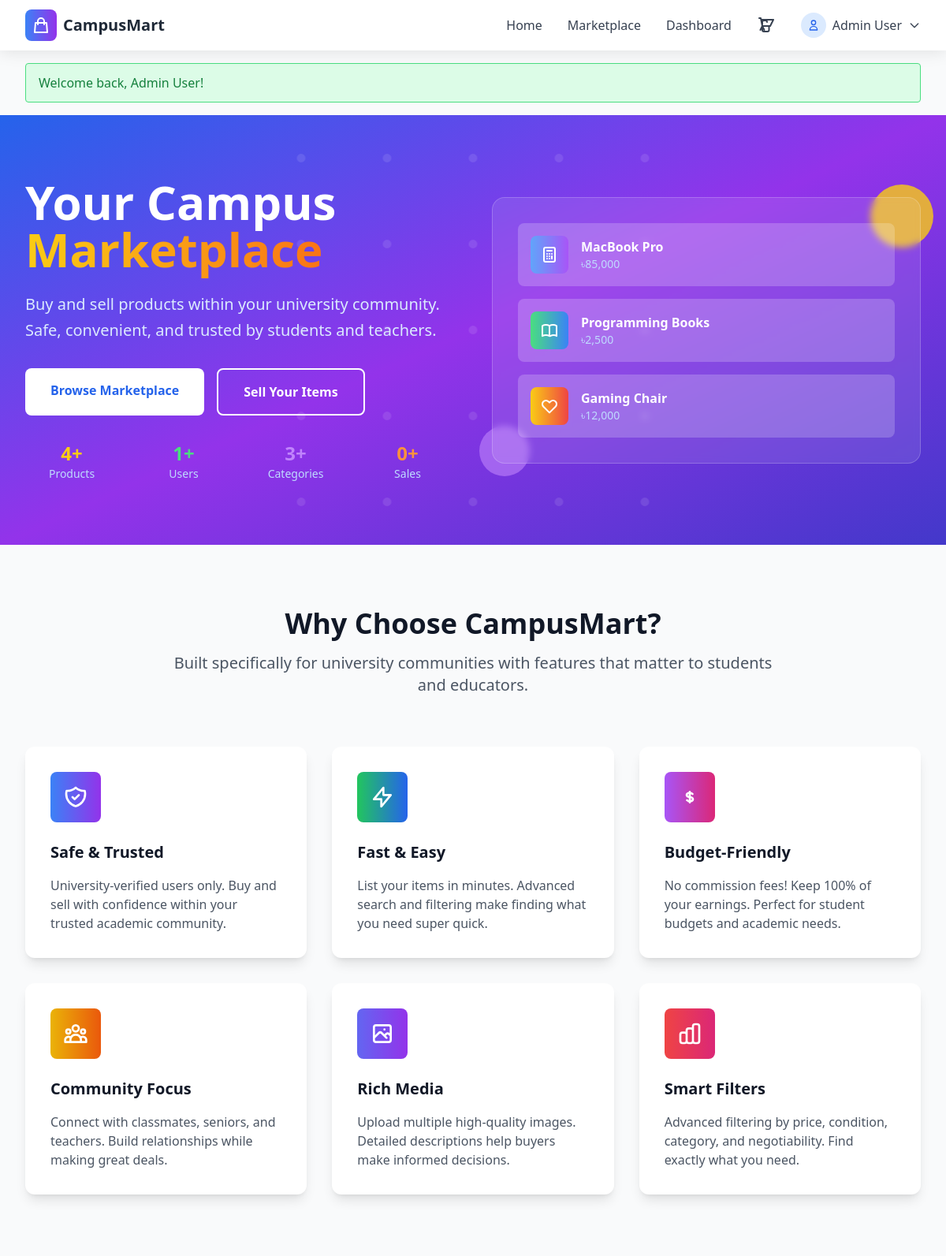
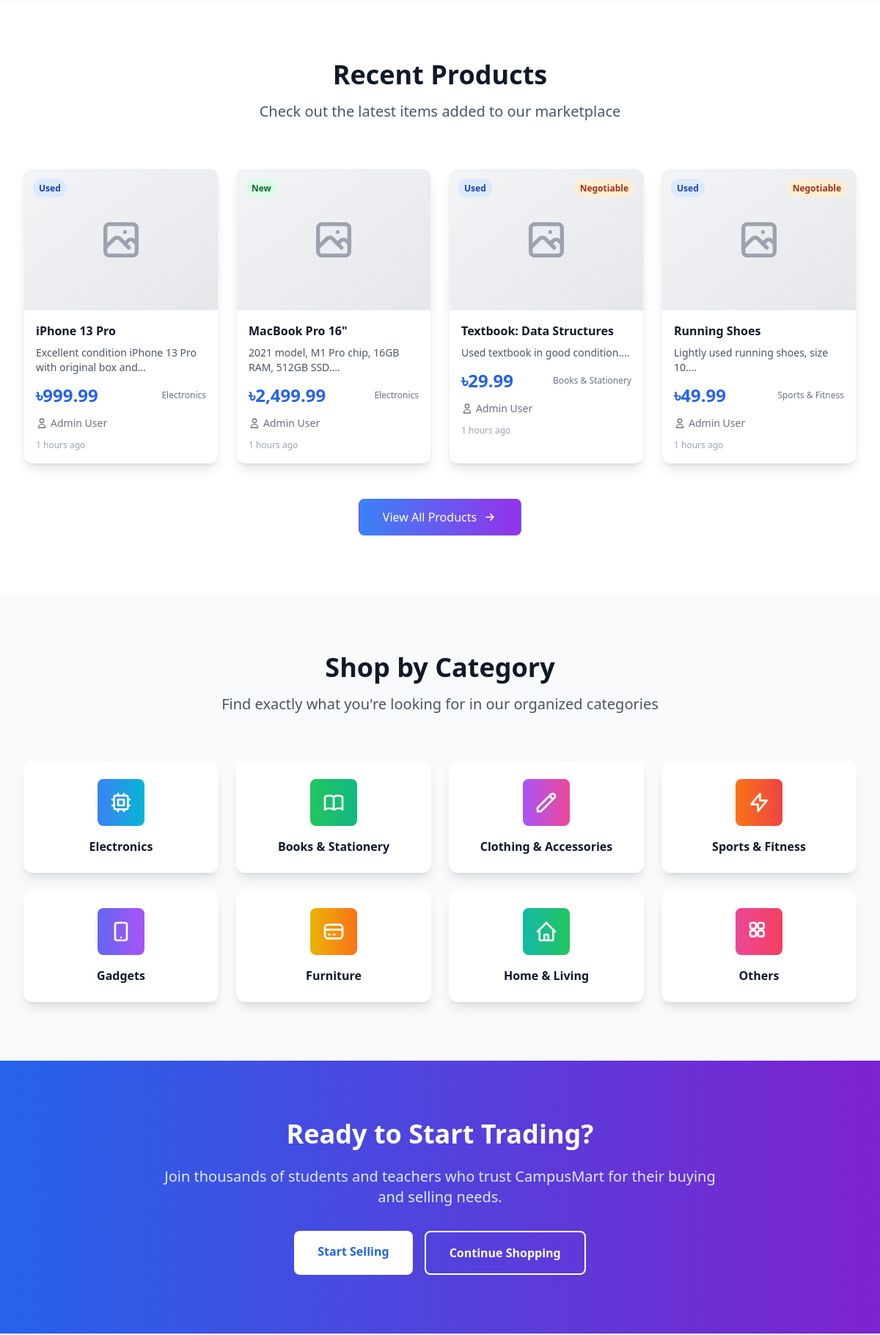
The page / (signed in, upper part) on the database its author committed (2 pictures, top to bottom).
### tables this page shows
CREATE TABLE users (
    id INT PRIMARY KEY AUTO_INCREMENT,
    name VARCHAR(100) NOT NULL,
    email VARCHAR(100) UNIQUE NOT NULL,
    phone VARCHAR(20) NOT NULL,
    university VARCHAR(100) NOT NULL,
    password VARCHAR(255) NOT NULL,
    created_at TIMESTAMP DEFAULT CURRENT_TIMESTAMP,
    updated_at TIMESTAMP DEFAULT CURRENT_TIMESTAMP ON UPDATE CURRENT_TIMESTAMP
);

CREATE TABLE products (
    id INT PRIMARY KEY AUTO_INCREMENT,
    user_id INT NOT NULL,
    title VARCHAR(200) NOT NULL,
    description TEXT NOT NULL,
    price DECIMAL(10,2) NOT NULL,
    category VARCHAR(50) NOT NULL,
    condition_type ENUM('new', 'used') NOT NULL,
    negotiable ENUM('yes', 'no') NOT NULL,
    status ENUM('active', 'sold', 'inactive') DEFAULT 'active',
    created_at TIMESTAMP DEFAULT CURRENT_TIMESTAMP,
    updated_at TIMESTAMP DEFAULT CURRENT_TIMESTAMP ON UPDATE CURRENT_TIMESTAMP,
    FOREIGN KEY (user_id) REFERENCES users(id) ON DELETE CASCADE
);

### index.php (the view, shortened to what the rows shown need)
<?php
require_once 'includes/header.php';
try {
    $stmt = $pdo->prepare("
        SELECT p.*, u.name as seller_name,
               (SELECT image_path FROM product_images pi WHERE pi.product_id = p.id ORDER BY image_order LIMIT 1) as first_image
        FROM products p
        JOIN users u ON p.user_id = u.id
        WHERE p.status = 'active'
        ORDER BY p.created_at DESC
        LIMIT 8
    ");
    $stmt->execute();
    $featured_products = $stmt->fetchAll();
} catch (Exception $e) {
    $featured_products = [];
}
?>
<section class="relative bg-gradient-to-br from-blue-600 via-purple-600 to-indigo-700 text-white overflow-hidden">
    <div class="relative max-w-7xl mx-auto px-4 sm:px-6 lg:px-8 py-20">
        <div class="grid grid-cols-1 lg:grid-cols-2 gap-12 items-center">
            <div class="animate-fadeIn">
                <h1 class="text-5xl lg:text-6xl font-bold mb-6 leading-tight">
                    Your Campus
                    <span class="bg-gradient-to-r from-yellow-400 to-orange-500 bg-clip-text text-transparent">
                    </span>
                </h1>
            </div>
        </div>
    </div>
</section>
<section class="py-20 bg-gray-50">
    <div class="max-w-7xl mx-auto px-4 sm:px-6 lg:px-8">
        <div class="text-center mb-16">
            <h2 class="text-4xl font-bold text-gray-900 mb-4">Why Choose CampusMart?</h2>
        </div>
    </div>
</section>
<?php if (!empty($featured_products)): ?>
<section class="py-20 bg-white">
    <div class="max-w-7xl mx-auto px-4 sm:px-6 lg:px-8">
        <div class="text-center mb-16">
            <h2 class="text-4xl font-bold text-gray-900 mb-4">Recent Products</h2>
        </div>
        <div class="grid grid-cols-1 sm:grid-cols-2 lg:grid-cols-4 gap-6 mb-12">
            <?php foreach (array_slice($featured_products, 0, 8) as $product): ?>
                <div class="bg-white rounded-xl shadow-lg overflow-hidden hover:shadow-xl transition-all duration-300 hover-scale border border-gray-100">
                    <div class="h-48 bg-gray-200 relative overflow-hidden">
                        <?php if ($product['first_image']): ?>
                            <img src="<?php echo UPLOAD_URL . $product['first_image']; ?>"
                                 alt="<?php echo htmlspecialchars($product['title']); ?>"
                                 class="w-full h-full object-cover">
                        <?php else: ?>
                            <div class="w-full h-full flex items-center justify-center bg-gradient-to-br from-gray-100 to-gray-200">
                            </div>
                        <?php endif; ?>
                        <div class="absolute top-3 left-3">
                            <span class="px-2 py-1 text-xs font-semibold rounded-full <?php echo $product['condition_type'] === 'new' ? 'bg-green-100 text-green-800' : 'bg-blue-100 text-blue-800'; ?>">
                                <?php echo ucfirst($product['condition_type']); ?>
                            </span>
                        </div>
                        <?php if ($product['negotiable'] === 'yes'): ?>
                            <div class="absolute top-3 right-3">
                                <span class="px-2 py-1 text-xs font-semibold rounded-full bg-orange-100 text-orange-800">
                                    Negotiable
                                </span>
                            </div>
                        <?php endif; ?>
                    </div>
                    <div class="p-4">
                        <h3 class="font-semibold text-gray-900 mb-2 line-clamp-2"><?php echo htmlspecialchars($product['title']); ?></h3>
                        <p class="text-sm text-gray-600 mb-3 line-clamp-2"><?php echo htmlspecialchars(substr($product['description'], 0, 80)) . '...'; ?></p>
                        <div class="flex items-center justify-between mb-3">
                            <div class="text-2xl font-bold text-blue-600"><?php echo formatPrice($product['price']); ?></div>
                            <div class="text-xs text-gray-500"><?php echo $product['category']; ?></div>
                        </div>
                        <div class="flex items-center text-sm text-gray-500 mb-3">
                            <svg class="w-4 h-4 mr-1" fill="none" stroke="currentColor" viewBox="0 0 24 24">
                                <path stroke-linecap="round" stroke-linejoin="round" stroke-width="2" d="M16 7a4 4 0 11-8 0 4 4 0 018 0zM12 14a7 7 0 00-7 7h14a7 7 0 00-7-7z"></path>
                            </svg>
                            <?php echo htmlspecialchars($product['seller_name']); ?>
                        </div>
                        <div class="text-xs text-gray-400">
                            <?php echo timeAgo($product['created_at']); ?>
                        </div>
                    </div>
                </div>
            <?php endforeach; ?>
        </div>
    </div>
</section>
<?php endif; ?>
<section class="py-20 bg-gray-50">
    <div class="max-w-7xl mx-auto px-4 sm:px-6 lg:px-8">
        <div class="text-center mb-16">
            <h2 class="text-4xl font-bold text-gray-900 mb-4">Shop by Category</h2>
        </div>
    </div>
</section>
<section class="py-20 bg-gradient-to-r from-blue-600 to-purple-700">
    <div class="max-w-7xl mx-auto px-4 sm:px-6 lg:px-8 text-center">
        <div class="max-w-3xl mx-auto">
            <h2 class="text-4xl font-bold text-white mb-6">
                Ready to Start Trading?
            </h2>
        </div>
    </div>
</section>
<?php require_once 'includes/footer.php'; ?>

### includes/header.php (shortened to what the rows shown need)
<?php
require_once __DIR__ . '/../config/database.php';
require_once __DIR__ . '/functions.php';
$current_user = getCurrentUser();
?>
<!DOCTYPE html>
<html lang="en">
<head>
    <script src="https://cdn.tailwindcss.com"></script>
</head>
<body class="bg-gray-50 min-h-screen">
    <nav class="bg-white sticky top-0 z-50 navbar-shadow">
        <div class="max-w-7xl mx-auto px-4 sm:px-6 lg:px-8">
            <div class="flex justify-between items-center h-16">
                <div class="hidden md:flex items-center space-x-8">
                    <?php if (isLoggedIn()): ?>
                        <a href="<?php echo BASE_URL; ?>dashboard.php" class="text-gray-700 hover:text-blue-600 transition-colors duration-200">Dashboard</a>
                        <a href="<?php echo BASE_URL; ?>cart.php" class="relative text-gray-700 hover:text-blue-600 transition-colors duration-200">
                            <svg class="w-6 h-6" fill="none" stroke="currentColor" viewBox="0 0 24 24">
                                <path stroke-linecap="round" stroke-linejoin="round" stroke-width="2" d="M3 3h2l.4 2M7 13h10l4-8H5.4m0 0L7 13m0 0l-2.5 5M7 13l2.5 5m6-5v5a2 2 0 01-2 2H9a2 2 0 01-2-2v-5m6-5V8a2 2 0 00-2-2H9a2 2 0 00-2 2v3"></path>
                            </svg>
                        </a>
                        <div class="relative group">
                            <button class="flex items-center space-x-2 text-gray-700 hover:text-blue-600 transition-colors duration-200">
                                <div class="bg-blue-100 p-2 rounded-full">
                                    <svg class="w-4 h-4 text-blue-600" fill="none" stroke="currentColor" viewBox="0 0 24 24">
                                        <path stroke-linecap="round" stroke-linejoin="round" stroke-width="2" d="M16 7a4 4 0 11-8 0 4 4 0 018 0zM12 14a7 7 0 00-7 7h14a7 7 0 00-7-7z"></path>
                                    </svg>
                                </div>
                                <span class="hidden lg:block"><?php echo sanitize($current_user['name']); ?></span>
                                <svg class="w-4 h-4" fill="none" stroke="currentColor" viewBox="0 0 24 24">
                                    <path stroke-linecap="round" stroke-linejoin="round" stroke-width="2" d="M19 9l-7 7-7-7"></path>
                                </svg>
                            </button>
                        </div>
                    <?php endif; ?>
                </div>
            </div>
        </div>
    </nav>

### rows shown on the page
users: name "Admin User"
products: condition_type "Used", title "iPhone 13 Pro", description "Excellent condition iPhone 13 Pro with original box…", price "৳999.99", category "Electronics", user.name "Admin User", created_at "1 hours ago"
products: condition_type "New", title "MacBook Pro 16\"", description "2021 model, M1 Pro chip, 16GB RAM, 512GB SSD.", price "৳2,499.99", category "Electronics", user.name "Admin User", created_at "1 hours ago"
products: condition_type "Used", negotiable "Negotiable", title "Textbook: Data Structures", description "Used textbook in good condition.", price "৳29.99", category "Books & Stationery", user.name "Admin User", created_at "1 hours ago"
products: condition_type "Used", negotiable "Negotiable", title "Running Shoes", description "Lightly used running shoes, size 10.", price "৳49.99", category "Sports & Fitness", user.name "Admin User", created_at "1 hours ago"

### other values the page prints
$message "Welcome back, Admin User!"
$stats['total_products'] "4"
$stats['total_users'] "1"
$stats['total_categories'] "3"
$stats['total_sales'] "0"
$category['name'] "Electronics"
$category['name'] "Books & Stationery"
$category['name'] "Clothing & Accessories"
$category['name'] "Sports & Fitness"
$category['name'] "Gadgets"
$category['name'] "Furniture"
$category['name'] "Home & Living"
$category['name'] "Others"
